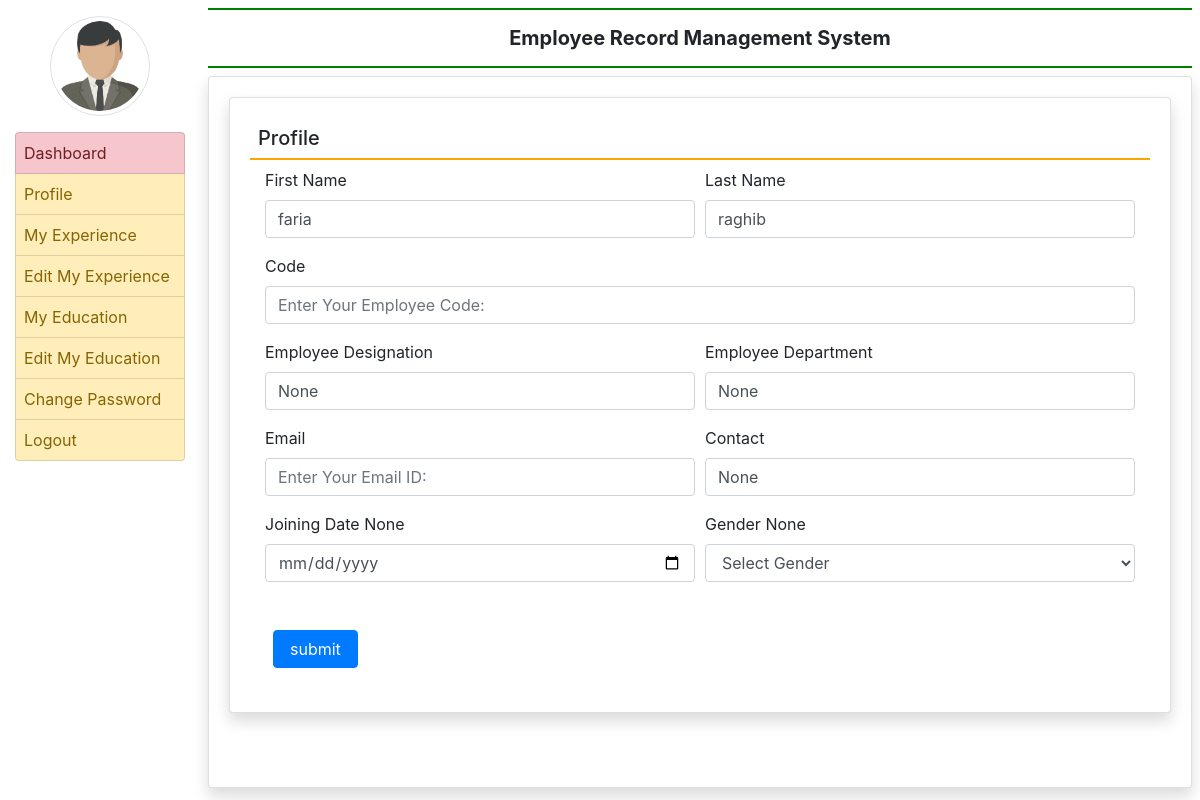
Page /profile/ (signed in) on the committed database.
### employee/models.py (models this page shows, shortened)
class EmployeeDetail(models.Model):
    user=models.ForeignKey(User,on_delete=models.CASCADE)
    empcode=models.CharField(max_length=50)
    empdept = models.CharField(max_length=100,null=True)
    designation = models.CharField(max_length=100,null=True)
    contact = models.CharField(max_length=15,null=True)
    gender = models.CharField(max_length=50,null=True)
    joiningdate = models.DateField(null=True)

### employee/views.py (the view, shortened to what this page needs)
# urls.py: path('profile/',profile,name='profile'),
def profile(request):
    if not request.user.is_authenticated:
        return redirect('emp_login')
    user = request.user
    employee = EmployeeDetail.objects.get(user=user)
    return render(request,'profile.html', locals())

### employee/templates/profile.html (shortened to what this page needs)
{% extends 'emp_base.html' %}
{% block main %}
<div class="card shadow m-52">
    <div class="card-body">
        <h5 class="p-2 text danger" style="border-bottom: 2px solid orange">Profile</h5>
        <div class="container-fluid">
            <form method="post" >
                <div class="form-row">
                    <div class="col-sm-6">
                        <div class="form-group">
                            <label>First Name</label>
                            <input type="text" name="firstname" class="form-control" placeholder="Enter First Name:" pattern="[A-Za-z]+" value="{{employee.user.first_name}}">
                        </div>
                    </div>
                    <div class="col-sm-6">
                        <div class="form-group">
                            <label>Last Name</label>
                            <input type="text" name="lastname" class="form-control" placeholder="Enter Last Name:" pattern="[A-Za-z]+" value="{{employee.user.last_name}}">
                        </div>
                    </div>
                    <div class="col-sm-12">
                        <div class="form-group">
                            <label>Code</label>
                            <input type="text" name="empcode" class="form-control" placeholder="Enter Your Employee Code:" pattern="[0-9]+" value="{{employee.emp_code}}">
                        </div>
                    </div>
                     <div class="col-sm-6">
                        <div class="form-group">
                            <label>Employee Designation</label>
                            <input type="text" name="designation" class="form-control" placeholder="Designation:" value="{{employee.designation}}">
                        </div>
                    </div>
                     <div class="col-sm-6">
                        <div class="form-group">
                            <label>Employee Department</label>
                            <input type="text" name="department" class="form-control" placeholder="Enter Your Department:" value="{{employee.empdept}}">
                        </div>
                    </div>
                    <div class="col-sm-6">
                        <div class="form-group">
                            <label>Email</label>
                            <input type="email" name="email" class="form-control" placeholder="Enter Your Email ID:"  value="{{employee.user.user_name}}">
                        </div>
                    </div>
                    <div class="col-sm-6">
                        <div class="form-group">
                            <label>Contact</label>
                            <input type="text" name="contact" class="form-control" placeholder="Contact No:" value="{{employee.contact}}" >
                        </div>
                    </div>
                    <div class="col-sm-6">
                        <div class="form-group">
                            <label>Joining Date {{employee.joiningdate}}</label>
                            <input type="date" name="jdate" class="form-control"  >
                        </div>
                    </div>
                     <div class="col-sm-6">
                        <div class="form-group">
                            <label>Gender {{employee.gender}}</label>
                            <select name="gender" class="form-control"  >
                                <option value="None">Select Gender</option>
                            </select>
                            </div>
                    </div>
                </div>
                <br>
                <input type="submit" value="submit" class="m-2 px-3 btn btn-primary" >
            </form>
        </div>
    </div>
</div>
{% endblock %}

### rows in the picture
EmployeeDetail: firstname "faria", lastname "raghib", designation "None", department "None", contact "None", joiningdate "None", gender "None"
